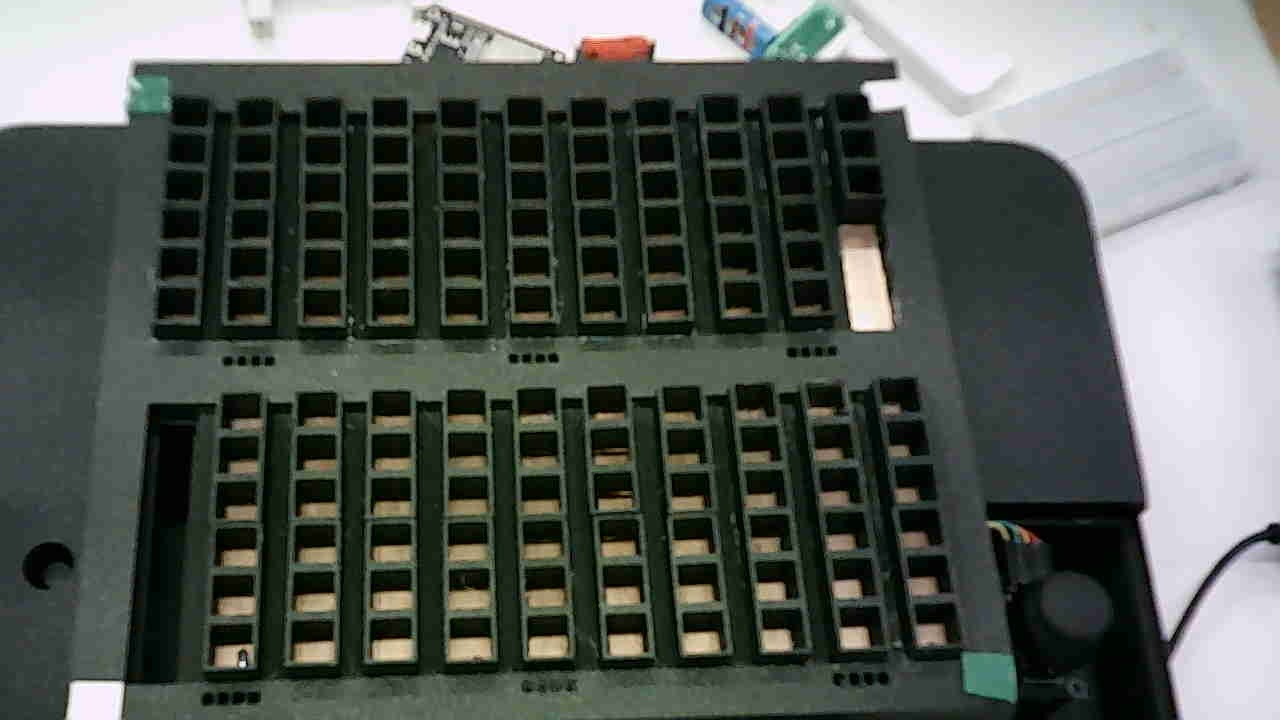
#> input picture visao/fixtures/current/marked-empty-2026-11-11.jpg, 1280 x 720 px
$ python -i calibracao_bancada.py   (imports and definitions only)
#> lines starting #> are read from the running program, lines starting #| are printed output that depends on the picture; after the words box and inside, x2 and y2 are one past the last pixel; in counts of white or black regions, pixels touching at a corner belong together
### visao/calibracao.py
"""Explicit upper-grid calibration and contrast-independent socket tracking."""
import json
import time
from functools import lru_cache
from pathlib import Path
import cv2 as cv
import numpy as np
from . import config as cfg

CANTOS = np.float32([[0, 0], [10, 0], [10, 5], [0, 5]])

# Reference of this board with its C grid established by the four-edge fit.
_REFERENCE_H = np.array([[75.4142064, -7.3069687, 265.4040750],
                         [2.3364109, 44.3020119, 377.0355578],
                         [-.0014676733, -.0097659579, 1.]])
_COMPLETED_H = np.array([[73.8337295, -4.9540240, 227.165260],
                         [-3.3460936, 44.2486666, 456.072131],
                         [-.00362749906, -.00895937683, 1.]])
REFERENCES = (('frame-00.jpg', _REFERENCE_H), ('reference-completed.jpg', _COMPLETED_H))

# The two green corner stickers on the current demonstration board, measured
# in a 1280x720 reference frame. They define a board-specific similarity
# transform, not a general four-corner perspective calibration. Keep the board
# in its marked orientation; the diagonally repeated colours cannot identify a
# 180-degree turn. Socket registration below must still accept every proposal.
_MARKER_ANCHORS = np.float32([[151.5, 95.3], [989.4, 674.9]])
_MARKER_GRID = np.float32([[167.618, 409.969], [895.826, 393.541],
                           [926.305, 637.397], [157.438, 662.056]])
_MARKER_LUT = np.uint8((np.arange(256) / 255.0) ** .4 * 255)

# A separate stationary-feature proposal for the Nov 11 framing. The reference
# is a saved photograph; the active component grid is excluded from matching.
# The proposal is always subject to the normal socket and clipping checks.
_BENCH_REFERENCE_H = np.array([[59.855571336984774, -2.4434258390818075, 248.18968877464633],
                               [-1.44300102546927, 37.483681457179316, 350.66134901000135],
                               [-.0010956473792979274, -.0051348480569679555, 1.]])


# [248 lines left out: functions _bench_stationary_features, calibra_por_referencia_fixa, calibra_por_marcadores, _reference_features, calibra_por_referencia, calibra_automaticamente, not called in this run]


def candidatos(image):
    gray = cv.cvtColor(image, cv.COLOR_BGR2GRAY)
    gray = cv.GaussianBlur(gray, (3, 3), 0)
    scale = image.shape[0] * image.shape[1] / (1280 * 720)
    min_distance_squared = 25 * scale
    points = []
    for threshold, polarity in ((110, cv.THRESH_BINARY), (170, cv.THRESH_BINARY), (210, cv.THRESH_BINARY), (110, cv.THRESH_BINARY_INV)):
        _, mask = cv.threshold(gray, threshold, 255, polarity)
        _, _, stats, centers = cv.connectedComponentsWithStats(mask)
        for (_, _, w, h, area), center in zip(stats[1:], centers[1:]):
            if 180 * scale < area < 2400 * scale and .55 < w / h < 1.9 and area / (w*h) > .65:
                x, y = map(float, center)
                if all((x - px) ** 2 + (y - py) ** 2 > min_distance_squared for px, py in points):
                    points.append((x, y))
    return np.float32(points).reshape(-1, 2)


# [70 lines left out: functions homografia_cantos, salva, calibra_interativa, not called in this run]


# The automatic grid search is expensive (seconds on a Raspberry Pi). When it fails, retry only this
# often instead of on every frame; an explicit recalibrar() searches again at once.
INTERVALO_BUSCA_S = 2.0


class RegistradorParcial:
    # [219 lines left out: functions __init__, recalibrar, _falhou, atualiza, _atualiza, main, not called in this run]


# [2 lines that do not run on import are left out]

### visao/config.py
""" parâmetros do sistema de visão.
tudo que depende da placa física, da câmera ou dos componentes reais fica aqui."""

import numpy as np

# ------------------------------------------------------------------ GEOMETRIA DA PLACA
# coordenadas em "unidades de socket": x = coluna, y = linha.
# metade de cima: linhas 0..5 ; metade de baixo: linhas GAP..GAP+5
N_COLUNAS = 11
N_LINHAS_METADE = 6
GAP = 7.5  # distância (em linhas) entre a 1a linha de cima e a 1a linha de baixo

# O outro banco da bancada (lido por `PipelineAtual._banco_superior`) fica ACIMA da metade C na imagem, rígido
# com ela: a mesma distância de GAP linhas, para cima. Medido na bancada de 19/11/2026.
BANCO_SUPERIOR_DY = -GAP

def coord_modelo(metade, linha, coluna):
    """ posição (x, y) do socket no modelo da placa."""
    return (coluna, linha + (GAP if metade == 1 else 0))

# lista fixa com os 132 sockets: índice k -> (metade, linha, coluna)
SOCKETS = [(m, l, c) for m in (0, 1) for l in range(N_LINHAS_METADE) for c in range(N_COLUNAS)]
MODELO = np.float32([coord_modelo(*s) for s in SOCKETS])
#> further down, picture is the input picture: shape (720, 1280, 3); mean B, G, R 86.3, 91.5, 85.5
METADES = ('C', 'B')  # nome das metades (Cima / Baixo) usado nos nós do grafo

# ------------------------------------------------------------------ DETECÇÃO DOS FUROS
CLAHE_CLIP = 2.0
THRESH_BLOCO = 31
THRESH_C = 8
FURO_AREA_MIN = 250
FURO_AREA_MAX = 2500
FURO_PROPORCAO = (0.6, 1.6)   # largura / altura
FURO_PREENCHIMENTO = 0.6      # área / área do retângulo envolvente

# ------------------------------------------------------------------ REGISTRO (HOMOGRAFIA)
DIST_CASAMENTO = 15.0   # px: distância máx. entre furo detectado e socket projetado
RANSAC_LIMIAR = 4.0     # px
MIN_INLIERS = 40        # abaixo disso o frame é descartado (mão na frente, etc.)
MAX_ERRO = 3.0          # px: erro mediano máximo aceitável
ITER_CALIBRACAO = 5
ITER_RASTREIO = 2

# ------------------------------------------------------------------ IMAGEM RETIFICADA
# pixels por unidade de socket (x e y têm passos físicos diferentes)
PX_X = 68
PX_Y = 40
# A two-socket holder crop extends 95 px past its midpoint. Leave that
# physical overhang visible at both edge columns, plus a small guard margin.
MARGEM_X = 1.2
MARGEM_Y = 2.0  # include the full body of pieces on the first row
LARGURA_RET = int((N_COLUNAS - 1 + 2 * MARGEM_X) * PX_X)
ALTURA_RET = int((GAP + N_LINHAS_METADE - 1 + 2 * MARGEM_Y) * PX_Y)

def para_retificada(x, y):
    """ coordenada do modelo -> pixel na imagem retificada."""
    return ((x + MARGEM_X) * PX_X, (y + MARGEM_Y) * PX_Y)

# regiões amostradas na imagem retificada (meia-largura, meia-altura em px)
ROI_SOCKET = (9, 9)
ROI_PONTE = (5, 7)  # região entre dois sockets vizinhos (por cima da barra preta)

# ------------------------------------------------------------------ CORES
# faixas HSV do OpenCV (H: 0..179). AJUSTAR COM OS COMPONENTES REAIS
# (rodar `python -m visao imagem.jpg --cores` e olhar os valores impressos)
CORES = {
    'vermelho': [((0, 90, 70), (8, 255, 255)), ((165, 90, 70), (179, 255, 255))],
    'amarelo':  [((18, 90, 90), (38, 255, 255))],
    'verde':    [((39, 60, 40), (90, 255, 255))],
    'azul':     [((95, 90, 50), (135, 255, 255))],
    'branco':   [((0, 0, 185), (179, 45, 255))],
}
FRACAO_MIN_COR = 0.35  # fração mínima de pixels da ROI com a cor para considerar ocupado

# ------------------------------------------------------------------ COMPONENTES
# (cor, nº de sockets) -> tipo. Quando a mesma combinação serve a mais de um tipo,
# o desempate é feito pelo nº de pontos pretos na peça ('pontos': {n: tipo}).
# AJUSTAR conforme as peças reais.
COMPONENTES = {
    ('branco', 2):   {'tipo': 'jumper_curto'},
    ('branco', 3):   {'tipo': 'jumper_longo'},
    ('azul', 2):     {'tipo': 'resistor_ou_capacitor', 'pontos': {1: 'resistor', 2: 'capacitor'}},
    ('verde', 2):    {'tipo': 'led_ou_buzzer', 'pontos': {1: 'led', 4: 'buzzer'}},
    ('amarelo', 2):  {'tipo': 'botao'},
    ('amarelo', 3):  {'tipo': 'potenciometro'},
    ('vermelho', 2): {'tipo': 'vermelho_2'},
    ('vermelho', 3): {'tipo': 'vermelho_3'},
}

# quais sockets do componente são terminais elétricos (índices ao longo do componente).
# padrão: todos. O jumper longo passa por cima do socket do meio sem ligá-lo.
TERMINAIS = {
    'jumper_longo': (0, 2),
    'jumper_3': (0, 3),
}

TIPOS_JUMPER = ('jumper_curto', 'jumper_longo', 'jumper_3', 'jumper_4')

# ------------------------------------------------------------------ FAIXA COLORIDA DAS PEÇAS AZUIS
# Legacy drawing colours only. These are never used to identify a component;
# resistor values come exclusively from bandas_resistor's complete patterns.
FAIXAS = {
    'laranja':  {'web': '#f28c28'},
    'vermelho': {'web': '#e5423a'},
    'amarelo':  {'web': '#f2d52e'},
    'verde':    {'web': '#39b96b'},
}

# ------------------------------------------------------------------ FILTRO TEMPORAL
FRAMES_ESTAVEIS = 2         # nº de frames seguidos para aceitar uma mudança (2 frames = 0,4 s a 5 fps)
# socket "obstruído" = furo não aparece E não tem cor de componente (ex.: mão, sombra).
# acima desse número o frame é descartado
MAX_OBSTRUIDOS = 50  # a câmera real não vê ~40 furos escuros (cantos/direita); com 6 todo frame era descartado
# movimento entre frames (na imagem retificada): fração de pixels que mudaram mais que DIFF_PIXEL.
# acima disso a cena não está parada (mão mexendo) -> frame descartado
DIFF_PIXEL = 30
MAX_FRACAO_MOVIMENTO = 0.03

# ------------------------------------------------------------------ CÂMERA
FPS = 5
CAMERA_LARGURA = 1280
CAMERA_ALTURA = 720

### visao/calibracao_bancada.py
"""Four-sticker proposals for the fixed, two-bank November bench.

The green/white diagonal pattern does not encode a 180 degree orientation.
This profile deliberately keeps the original board orientation. Marker matches
are only proposals: distributed contacts must validate each bank independently.
"""
from functools import lru_cache
from itertools import combinations, product
from pathlib import Path

import cv2 as cv
import numpy as np

from .calibracao import _MARKER_GRID, candidatos

GRID = np.float32([(c, r) for r in range(6) for c in range(11)])
OUTLINE = np.float32([[0, 0], [10, 0], [10, 5], [0, 5]])
# Annotations of existing stickers and socket contacts in the saved empty board.
# These describe this physical board; they are not component positions.
MARKS = np.float32([[151.5, 95.3], [889., 94.], [989.4, 674.9], [96., 700.]])
REFERENCE_BANKS = (
    cv.getPerspectiveTransform(OUTLINE, _MARKER_GRID),
    cv.getPerspectiveTransform(OUTLINE, np.float32([[191, 129], [852, 123], [873, 316], [183, 320]])),
)


@lru_cache(maxsize=1)
def reference_image():
    return cv.imread(str(Path(__file__).parent / 'fixtures/current/marked-empty-2026-11-11.jpg'))


def contact_candidates(image):
    """Include the actual rectangular copper contacts, not just square holes.

    At 720p the exposed upper-bank contacts are about 25 by 10 pixels. The
    legacy square-hole aspect limit discards these. Socket spacing, uniqueness,
    row/column distribution and reprojection error are checked separately.
    """
    # The dim copper patches have JPEG-sized holes at their borders. Smooth
    # those pixels before measuring the same .65 fill used by the original
    # socket detector; do not mistake unfiltered compression speckles for
    # the contact's physical outline.
    gray = cv.GaussianBlur(cv.cvtColor(image, cv.COLOR_BGR2GRAY), (3, 3), 0)
    scale = image.shape[0] * image.shape[1] / (1280 * 720)
    points = list(candidatos(image))
    separation = 5 * np.sqrt(scale)
    buckets = {}
    for point in points:
        key = (int(point[0] // separation), int(point[1] // separation))
        buckets.setdefault(key, []).append(point)
    for threshold in (200, 160, 120, 90, 70, 50, 35, 25, 15):
        _, mask = cv.threshold(gray, threshold, 255, cv.THRESH_BINARY)
        _, _, stats, centers = cv.connectedComponentsWithStats(mask)
        widths, heights, areas = stats[1:, 2], stats[1:, 3], stats[1:, 4]
        eligible = np.flatnonzero((areas >= 110 * scale) & (areas <= 900 * scale)
                                  & (widths >= 1.2 * heights) & (widths <= 3.5 * heights)
                                  & (areas >= .65 * widths * heights)) + 1
        for index in eligible:
            center = centers[index]
            x, y = map(float, center)
            key = (int(x // separation), int(y // separation))
            near = (p for dx in (-1, 0, 1) for dy in (-1, 0, 1)
                    for p in buckets.get((key[0] + dx, key[1] + dy), ()))
            if all((x - p[0]) ** 2 + (y - p[1]) ** 2 > separation ** 2 for p in near):
                points.append(center)
                buckets.setdefault(key, []).append(center)
    return np.asarray(points, np.float32).reshape(-1, 2)


def fit_bank(proposal, points, shape, minimum=12):
    """Refine a marker proposal; never use a lattice to invent its origin."""
    projected = cv.perspectiveTransform(GRID[None], proposal)[0]
    height, width = shape[:2]
    if (not np.isfinite(projected).all() or np.any(projected < 0)
            or np.any(projected[:, 0] >= width) or np.any(projected[:, 1] >= height)
            or len(points) < minimum):
        return None
    spacing = float(np.median(np.linalg.norm(np.diff(projected.reshape(6, 11, 2), axis=1), axis=2)))
    if spacing < 10:
        return None
    distances = np.linalg.norm(projected[:, None] - points[None], axis=2)
    pairs = sorted((float(distances[j, i]), j, int(i)) for j, i in enumerate(distances.argmin(axis=1)))
    used, matches = set(), []
    for distance, j, i in pairs:
        if distance < spacing * .28 and i not in used:
            used.add(i)
            matches.append((j, i))
    if len(matches) < minimum:
        return None
    source = np.float32([GRID[j] for j, _ in matches])
    target = np.float32([points[i] for _, i in matches])
    cv.setRNGSeed(0)
    # The four markings already establish perspective. A free projective
    # fit from a crowded bank can swing its hidden edge by half a column.
    # Permit a small affine correction for the bank's printed pitch/shear,
    # preserving the projective denominator established by the four markings.
    predicted_matches = cv.perspectiveTransform(source[None], proposal)[0]
    correction, mask = cv.estimateAffine2D(predicted_matches, target, method=cv.RANSAC,
                                           ransacReprojThreshold=spacing * .10)
    if correction is None or mask is None:
        return None
    h = np.vstack([correction, [0., 0., 1.]]) @ proposal
    keep = mask.ravel().astype(bool)
    model = source[keep]
    if (len(model) < minimum or len(set(model[:, 0])) < 4 or len(set(model[:, 1])) < 3
            or np.ptp(model[:, 0]) < 6 or np.ptp(model[:, 1]) < 3):
        return None
    fitted = cv.perspectiveTransform(GRID[None], h)[0]
    error = np.linalg.norm(cv.perspectiveTransform(source[None], h)[0] - target, axis=1)[keep]
    if (not np.isfinite(fitted).all() or np.any(fitted < 0)
            or np.any(fitted[:, 0] >= width) or np.any(fitted[:, 1] >= height)
            or np.max(np.linalg.norm(fitted - projected, axis=1)) > spacing * .35
            or np.median(error) > spacing * .08 or np.percentile(error, 90) > spacing * .15):
        return None
    seen = np.zeros(66, bool)
    for accepted, (j, _) in zip(keep, matches):
        seen[j] = accepted
    return dict(H=h, inliers=int(keep.sum()), erro=float(np.median(error)), seen=seen)


# [23 lines left out: function validate_fixed_bank, not called in this run]


def _white_options(gray, warped, predicted):
    """Several local maxima are checked against sockets; a jumper cannot win by brightness alone."""
    x, y = np.rint(predicted).astype(int)
    half = 18
    if x < half or y < half or x + half >= gray.shape[1] or y + half >= gray.shape[0]:
        return []
    patch = warped[y - half:y + half + 1, x - half:x + half + 1]
    # Two diagonal greens provide only a similarity seed. In the newer
    # perspective the lower white marking is ~73 px from that seed. Include
    # its whole patch within two reference socket spacings, then let the
    # four-point fit and distributed sockets reject competing white pieces.
    radius = 130
    x0, y0 = max(0, x - radius), max(0, y - radius)
    search = gray[y0:min(gray.shape[0], y + radius), x0:min(gray.shape[1], x + radius)]
    scores = cv.matchTemplate(search, patch, cv.TM_CCOEFF_NORMED)
    out = []
    for _ in range(16):
        _, score, _, loc = cv.minMaxLoc(scores)
        if score < .50:
            break
        out.append((np.float32([x0 + loc[0] + half, y0 + loc[1] + half]), score))
        cv.rectangle(scores, (max(0, loc[0] - 8), max(0, loc[1] - 8)), (loc[0] + 8, loc[1] + 8), -1, -1)
    return out


def four_sticker_proposal(image):
    """Return validated C/B homographies from four observed corner regions, or None."""
    height, width = image.shape[:2]
    if width < 640 or abs(width / height - 16 / 9) > .03:
        return None
    ref = reference_image()
    if ref is None:
        return None
    small = cv.resize(image, (1280, 720), interpolation=cv.INTER_AREA)
    hsv = cv.cvtColor(small, cv.COLOR_BGR2HSV)
#> hsv: shape (720, 1280, 3); mean H, S, V 69.6, 71.8, 94.4
    # At the measured 1000–1300 settings the genuine green sticker has
    # V~20–30. Its chroma and rectangle remain strong; an absolute V=35
    # cutoff removed that reference before socket validation could run.
    greens = []
    for value in (35, 25, 15):
        mask = cv.inRange(hsv, (65, 65, value), (100, 255, 255))
        n, _, stats, centers = cv.connectedComponentsWithStats(mask)
        for i in range(1, n):
            if (600 <= stats[i, 4] <= 2400 and .5 < stats[i, 2] / stats[i, 3] < 1.8
                    and all(np.linalg.norm(centers[i] - p) > 8 for p in greens)):
                greens.append(centers[i])
#> this loop made 3 passes
#> n on passes 1 to 3: 1047, 841, 809
#> pass 1, in four_sticker_proposal, `mask = cv.inRange(hsv, (65, 65, value), (100, 255, 255))`:
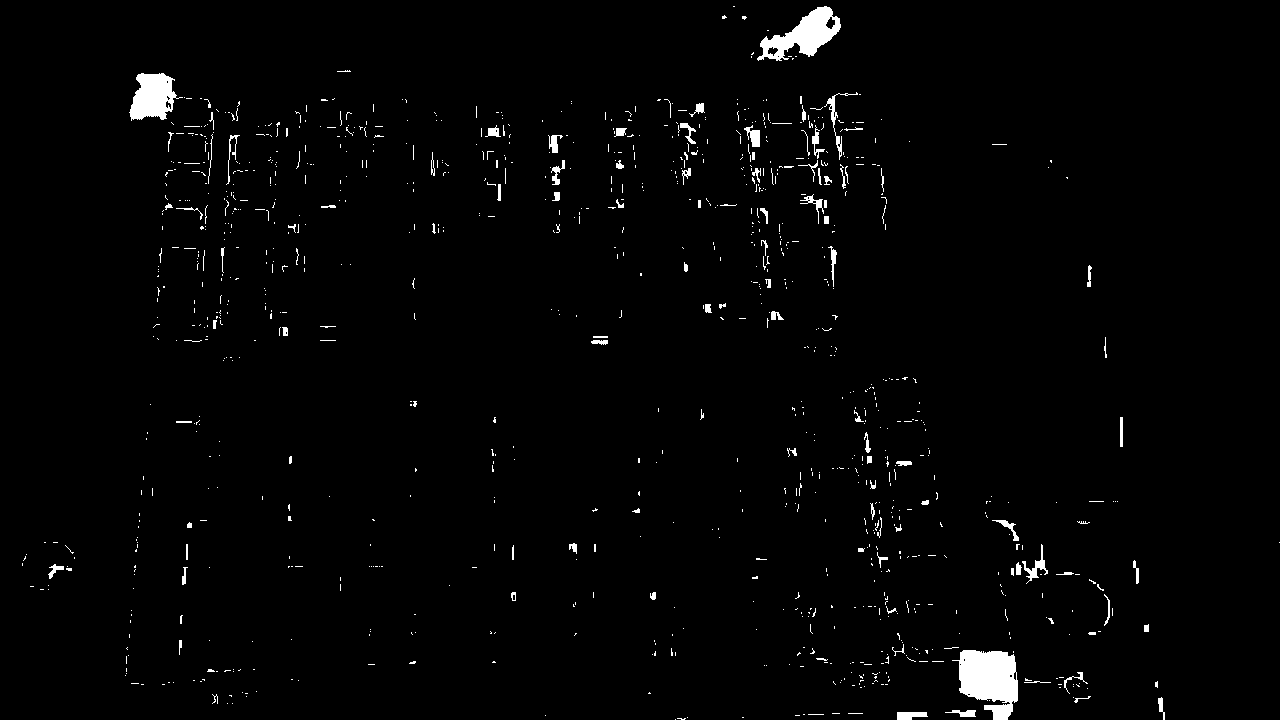
#> mask: shape (720, 1280); 1.8% white; 1046 white regions (936 under 20 px), largest, box (x1, y1, x2, y2) and area: (952, 650, 1018, 720) 3040, (757, 6, 841, 61) 2047, (129, 73, 183, 121) 1626
#> pass 2, in four_sticker_proposal, `mask = cv.inRange(hsv, (65, 65, value), (100, 255, 255))`:
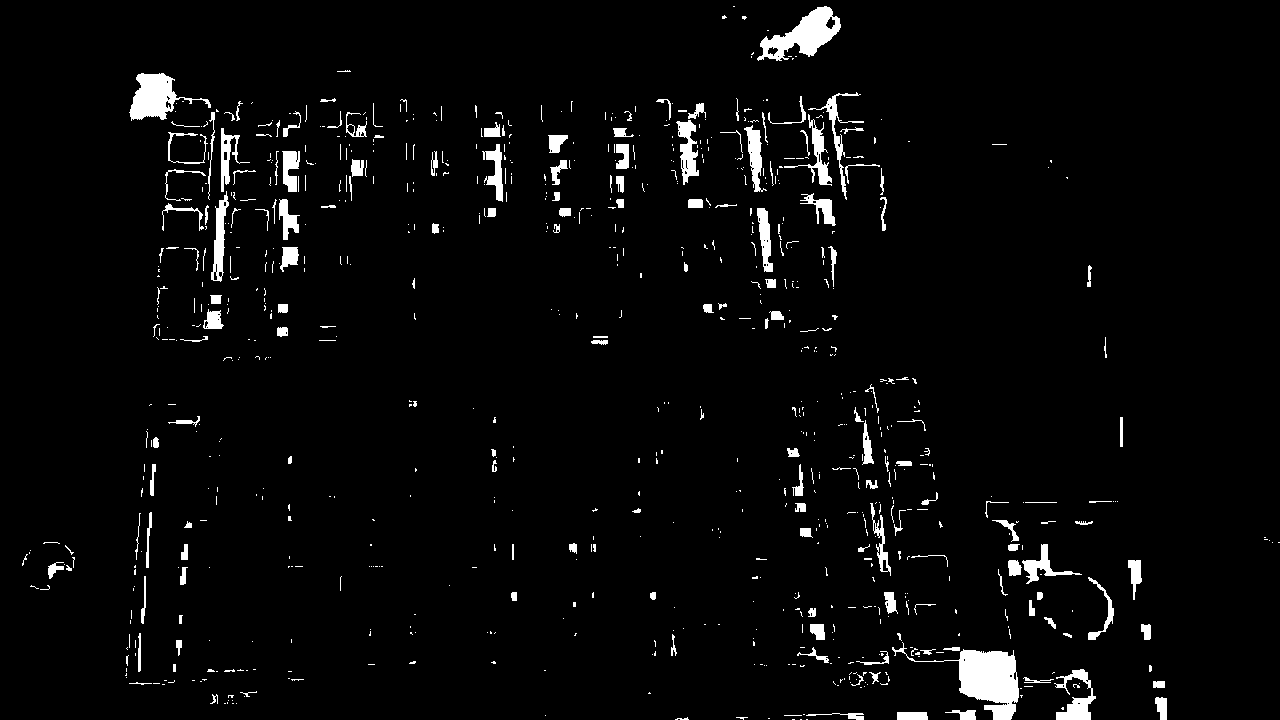
#> mask: shape (720, 1280); 3.4% white; 840 white regions (659 under 20 px), largest, box (x1, y1, x2, y2) and area: (892, 642, 1019, 720) 3263, (757, 6, 841, 61) 2047, (129, 73, 211, 121) 1720
#> after the loop, greens = [[803.6, 34.73], [152.3, 96.25], [837.5, 131.4], [817.4, 155.3], [1041.8, 566], [1076.2, 699], [287.8, 168.5], [284.7, 218.7]]
    greens.sort(key=lambda p: (float(p.sum()), float(p[0])))
    contacts = contact_candidates(small)
#> (the rest of the program and of its run is left out)
